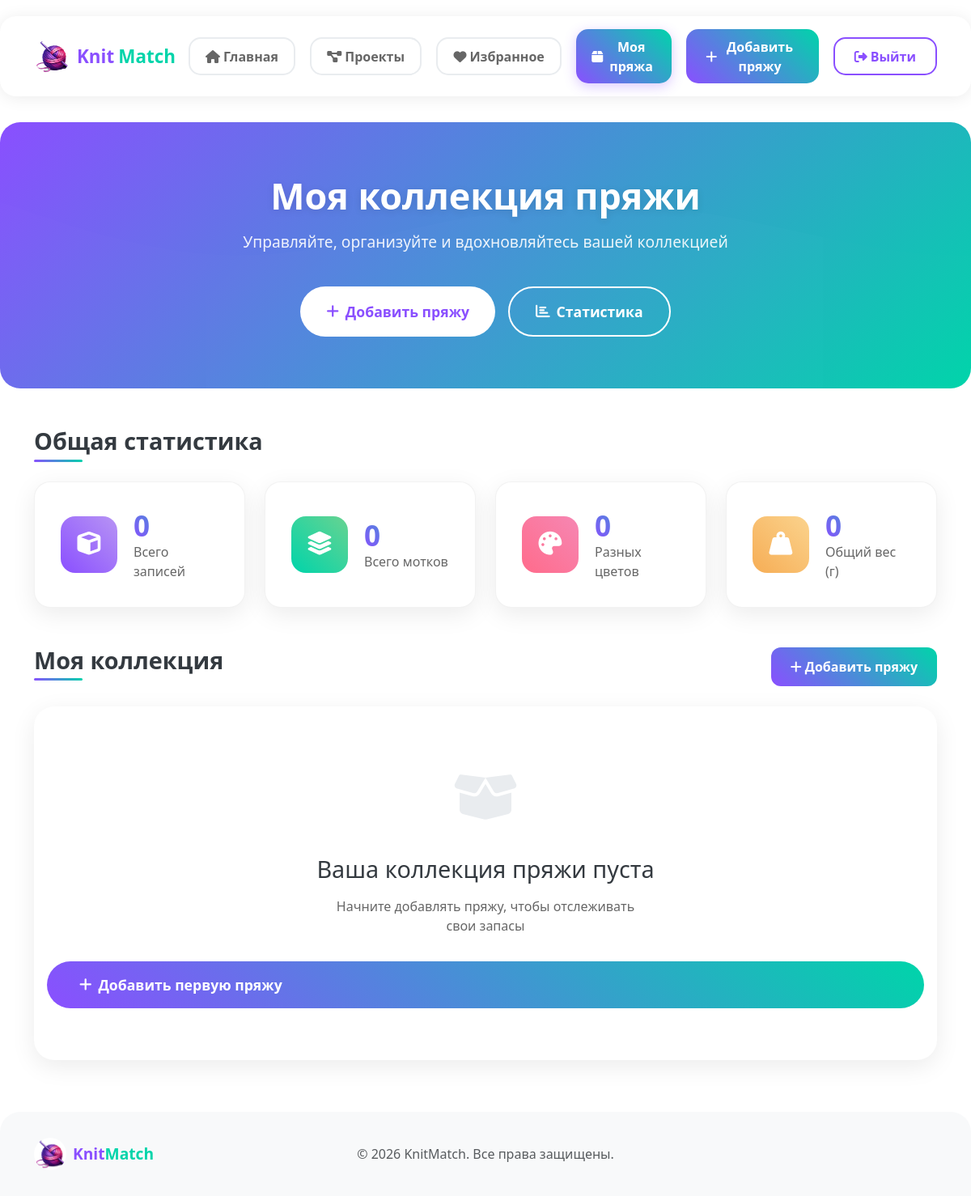
Before: /yarn/ (signed in) with the older database file.
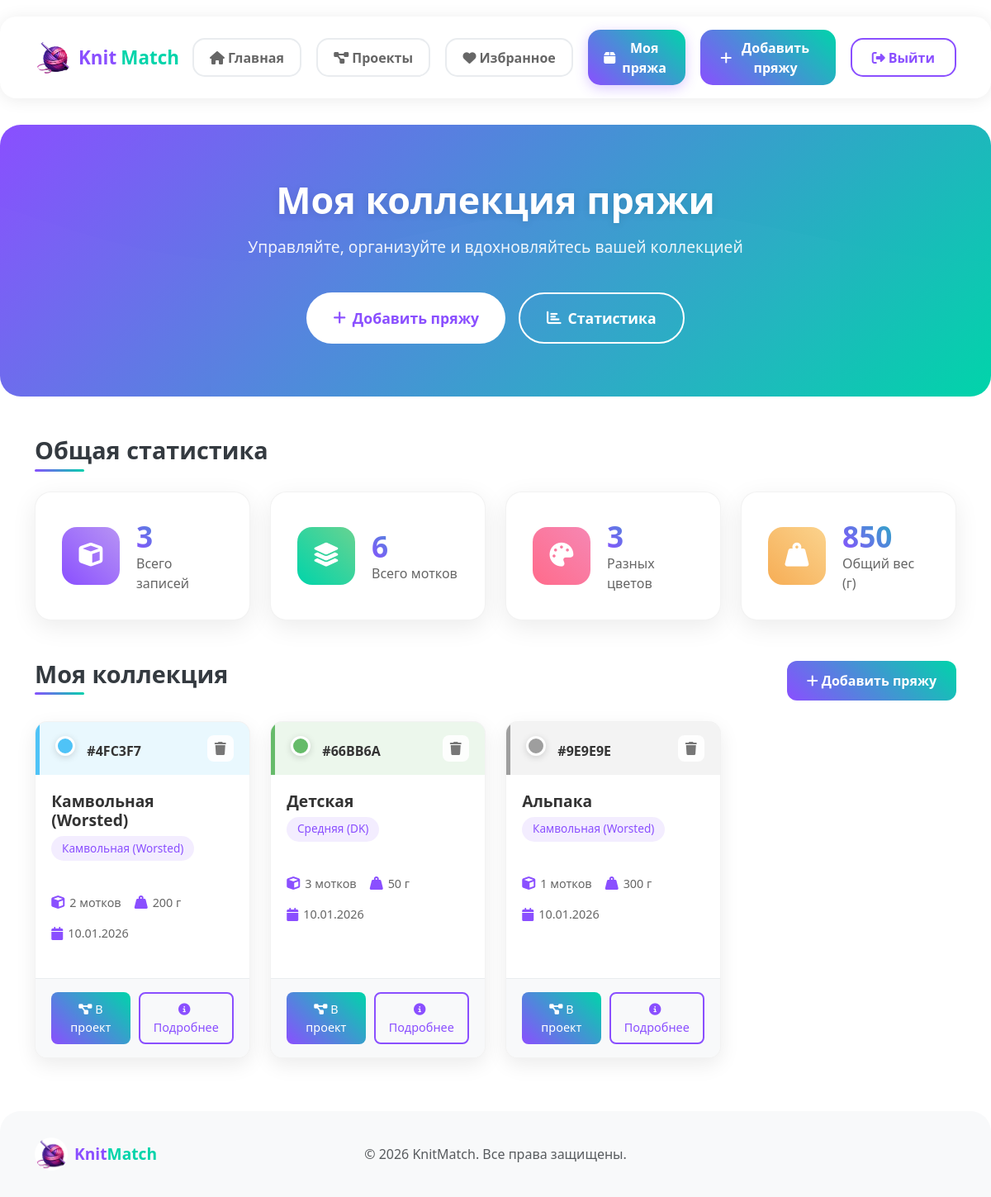
After: the same page with the newer database file.
### yarn_app/models.py (models this page shows, shortened)
class UserYarn(models.Model):
    YARN_TYPES = [
        ('fingering', 'Тонкая (Fingering)'),
        ('sport', 'Спортивная (Sport)'),
        ('dk', 'Средняя (DK)'),
        ('worsted', 'Камвольная (Worsted)'),
        ('bulky', 'Толстая (Bulky)'),
        ('other', 'Другая'),
    ]
    user = models.ForeignKey(User, on_delete=models.CASCADE)
    name = models.CharField(max_length=100, blank=True, null=True, verbose_name="Название пряжи")
    yarn_type = models.CharField(max_length=20, choices=YARN_TYPES, verbose_name="Тип пряжи")
    color = models.CharField(max_length=30, verbose_name="Цвет")
    amount = models.IntegerField(verbose_name="Количество (мотки)")
    weight = models.IntegerField(verbose_name="Вес (г)", blank=True, null=True)
    manufacturer = models.CharField(max_length=100, blank=True, null=True, verbose_name="Производитель")
    notes = models.TextField(blank=True, null=True, verbose_name="Примечания")
    created_at = models.DateTimeField(auto_now_add=True)

### yarn_app/views.py (the view)
# urls.py: path('', views.my_yarn, name='my_yarn'),
@login_required
def my_yarn(request):
    yarns = UserYarn.objects.filter(user=request.user).order_by('-created_at')
    total_yarns = yarns.count()
    total_motki = sum(yarn.amount for yarn in yarns)
    total_weight = 0
    for yarn in yarns:
        try:
            if hasattr(yarn, 'weight') and yarn.weight:
                total_weight += yarn.amount * yarn.weight
        except:
            pass
    colors_set = set()
    for yarn in yarns:
        colors_set.add(yarn.color)
    types_set = set()
    for yarn in yarns:
        types_set.add(yarn.yarn_type)
    context = {
        'yarns': yarns,
        'total_yarns': total_yarns,
        'total_motki': total_motki,
        'total_weight': total_weight,
        'colors_count': len(colors_set),
        'types_count': len(types_set),
    }
    return render(request, 'my_yarn.html', context)

### yarn_app/templates/my_yarn.html (shortened to what this page needs)
<!DOCTYPE html>
<html lang="ru">
<head>
    <link href="https://cdn.jsdelivr.net/npm/bootstrap@5.3.0/dist/css/bootstrap.min.css" rel="stylesheet">
    <link rel="stylesheet" href="https://cdnjs.cloudflare.com/ajax/libs/font-awesome/6.4.0/css/all.min.css">
    <link rel="stylesheet" href="/static/css/my_yarn.css">
</head>
<body>
    <nav class="navbar navbar-expand-lg">
        <div class="container">
            <a class="navbar-brand" href="{% url 'home' %}">
                <div class="d-flex align-items-center">
                    <img src="/static/images/logo.jpg" alt="Logo" height="45" class="rounded-circle me-2">
                    <div>
                        <span class="fw-bold" style="color: #8a4fff; font-size: 1.4rem;">Knit</span>
                        <span class="fw-bold" style="color: #00d4aa; font-size: 1.4rem;">Match</span>
                    </div>
                </div>
            </a>
            <div class="collapse navbar-collapse" id="navbarNav">
                <div class="navbar-nav ms-auto">
                    <a href="{% url 'home' %}" class="nav-link me-2">
                        <button class="btn nav-btn">
                            <i class="fas fa-home me-1"></i>Главная
                        </button>
                    </a>
                    <a href="#" class="nav-link me-2">
                        <button class="btn nav-btn">
                            <i class="fas fa-project-diagram me-1"></i>Проекты
                        </button>
                    </a>
                    <a href="#" class="nav-link me-2">
                        <button class="btn nav-btn">
                            <i class="fas fa-heart me-1"></i>Избранное
                        </button>
                    </a>
                    <a href="{% url 'my_yarn' %}" class="nav-link me-2">
                        <button class="btn nav-btn active">
                            <i class="fas fa-box me-1"></i>Моя пряжа
                        </button>
                    </a>
                    <a href="{% url 'add_yarn' %}" class="nav-link me-2">
                        <button class="btn btn-primary">
                            <i class="fas fa-plus me-1"></i>Добавить пряжу
                        </button>
                    </a>
                    <div class="nav-link">
                        <a href="{% url 'logout' %}" class="btn btn-outline-primary">
                            <i class="fas fa-sign-out-alt me-1"></i>Выйти
                        </a>
                    </div>
                </div>
            </div>
        </div>
    </nav>
    <section class="hero-section">
        <div class="container">
            <div class="hero-content">
                <h1 class="hero-title">Моя коллекция пряжи</h1>
                <p class="hero-subtitle">Управляйте, организуйте и вдохновляйтесь вашей коллекцией</p>
                <div class="hero-buttons">
                    <a href="{% url 'add_yarn' %}" class="btn btn-primary btn-lg">
                        <i class="fas fa-plus me-2"></i>Добавить пряжу
                    </a>
                    <a href="#stats" class="btn btn-outline-primary btn-lg">
                        <i class="fas fa-chart-bar me-2"></i>Статистика
                    </a>
                </div>
            </div>
        </div>
    </section>
    <main class="main-content">
        <div class="container">
            <div class="stats-section mb-5" id="stats">
                <h3 class="section-title mb-4">Общая статистика</h3>
                <div class="row g-4">
                    <div class="col-md-3">
                        <div class="stat-card">
                            <div class="stat-icon" style="background: linear-gradient(45deg, #8a4fff, #b794f4);">
                                <i class="fas fa-cube"></i>
                            </div>
                            <div class="stat-info">
                                <h3>{{ total_yarns }}</h3>
                                <p>Всего записей</p>
                            </div>
                        </div>
                    </div>
                    <div class="col-md-3">
                        <div class="stat-card">
                            <div class="stat-icon" style="background: linear-gradient(45deg, #00d4aa, #68d391);">
                                <i class="fas fa-layer-group"></i>
                            </div>
                            <div class="stat-info">
                                <h3>{{ total_motki }}</h3>
                                <p>Всего мотков</p>
                            </div>
                        </div>
                    </div>
                    <div class="col-md-3">
                        <div class="stat-card">
                            <div class="stat-icon" style="background: linear-gradient(45deg, #ff6b8b, #f687b3);">
                                <i class="fas fa-palette"></i>
                            </div>
                            <div class="stat-info">
                                <h3>{{ colors_count }}</h3>
                                <p>Разных цветов</p>
                            </div>
                        </div>
                    </div>
                    <div class="col-md-3">
                        <div class="stat-card">
                            <div class="stat-icon" style="background: linear-gradient(45deg, #f6ad55, #fbd38d);">
                                <i class="fas fa-weight-hanging"></i>
                            </div>
                            <div class="stat-info">
                                <h3>{% if total_weight %}{{ total_weight }}{% else %}0{% endif %}</h3>
                                <p>Общий вес (г)</p>
                            </div>
                        </div>
                    </div>
                </div>
            </div>
            <div class="yarn-grid">
                <div class="section-header mb-4">
                    <h3 class="section-title">Моя коллекция</h3>
                    <div class="collection-actions">
                        <a href="{% url 'add_yarn' %}" class="btn btn-primary">
                            <i class="fas fa-plus me-1"></i>Добавить пряжу
                        </a>
                    </div>
                </div>
                {% if yarns %}
                <div class="row g-4">
                    {% for yarn in yarns %}
                    <div class="col-md-6 col-lg-4 col-xl-3">
                        <div class="yarn-card">
                            <div class="yarn-card-header" style="background-color: {{ yarn.color }}20; border-left: 5px solid {{ yarn.color }};">
    <div class="yarn-color">
        <span class="color-dot" style="background-color: {{ yarn.color }};"></span>
        <span class="color-name">{{ yarn.color }}</span>
    </div>
    <div class="yarn-actions">
        <button class="btn-action" title="Удалить"
                onclick="if(confirm('Удалить эту пряжу?')) { window.location.href='{% url 'delete_yarn' yarn.id %}' }">
            <i class="fas fa-trash"></i>
        </button>
    </div>
</div>
                            <div class="yarn-card-body">
                                <h5 class="yarn-name">
                                    {% if yarn.name %}
                                        {{ yarn.name }}
                                    {% else %}
                                        {{ yarn.get_yarn_type_display }}
                                    {% endif %}
                                </h5>
                                <div class="yarn-badge">{{ yarn.get_yarn_type_display }}</div>
                                <div class="yarn-meta">
                                    <div class="meta-item">
                                        <i class="fas fa-cube"></i>
                                        <span>{{ yarn.amount }} мотков</span>
                                    </div>
                                    {% if yarn.weight %}
                                    <div class="meta-item">
                                        <i class="fas fa-weight-hanging"></i>
                                        <span>{{ yarn.weight }} г</span>
                                    </div>
                                    {% endif %}
                                    <div class="meta-item">
                                        <i class="fas fa-calendar"></i>
                                        <span>{{ yarn.created_at|date:"d.m.Y" }}</span>
                                    </div>
                                </div>
                            </div>
                            <div class="yarn-card-footer">
                                <button class="btn btn-sm btn-use-yarn" onclick="alert('Добавление в проект скоро будет доступно')">
                                    <i class="fas fa-project-diagram me-1"></i>В проект
                                </button>
                                <a href="{% url 'yarn_detail' yarn.id %}" class="btn btn-sm btn-outline-yarn">
                                    <i class="fas fa-info-circle me-1"></i>Подробнее
                                </a>
                            </div>
                        </div>
                    </div>
                    {% endfor %}
                </div>
                {% else %}
                <div class="empty-state">
                    <div class="empty-icon">
                        <i class="fas fa-box-open"></i>
                    </div>
                    <h3>Ваша коллекция пряжи пуста</h3>
                    <p>Начните добавлять пряжу, чтобы отслеживать свои запасы</p>
                    <a href="{% url 'add_yarn' %}" class="btn btn-primary btn-lg">
                        <i class="fas fa-plus me-2"></i>Добавить первую пряжу
                    </a>
                </div>
                {% endif %}
            </div>
        </div>
    </main>
    <footer class="footer">
        <div class="container">
            <div class="row align-items-center">
                <div class="col-md-4">
                    <div class="footer-brand">
                        <img src="/static/images/logo.jpg" alt="KnitMatch" height="40" class="rounded-circle me-2">
                        <span class="fw-bold" style="color: #8a4fff; font-size: 1.2rem;">Knit</span>
                        <span class="fw-bold" style="color: #00d4aa; font-size: 1.2rem;">Match</span>
                    </div>
                </div>
                <div class="col-md-4 text-center">
                    <p class="mb-0 text-muted">© 2026 KnitMatch. Все права защищены.</p>
                </div>
            </div>
        </div>
    </footer>
</body>
</html>

### yarn_app/templates/my_yarn.html (style rules this page uses)
.nav-btn.active { background: linear-gradient(45deg, #8a4fff, #00d4aa) !important; color: white !important; box-shadow: 0 4px 15px rgba(138, 79, 255, 0.3) !important; }

Changed rows visible on the page:
added UserYarn: color "#4FC3F7", yarn_type "Камвольная (Worsted)", amount "2", weight "200", created_at "10.01.2026"
added UserYarn: color "#66BB6A", name "Детская", yarn_type "Средняя (DK)", amount "3", weight "50", created_at "10.01.2026"
added UserYarn: color "#9E9E9E", name "Альпака", yarn_type "Камвольная (Worsted)", amount "1", weight "300", created_at "10.01.2026"
Other visible differences:
{{ total_yarns }}: "0" → "3"
{{ total_motki }}: "0" → "6"
{{ colors_count }}: "0" → "3"
{{ total_weight }}: (not shown) → "850"
text no longer shown: "0 Ваша коллекция пряжи пуста Начните добавлять пряжу, чтобы отслеживать свои запасы Добавить первую пряжу"
